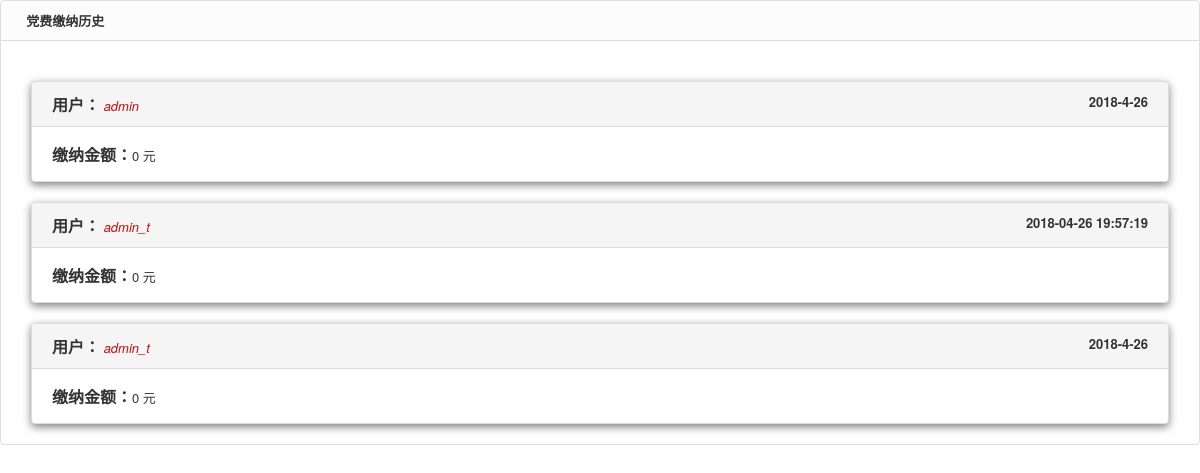
/代码/v20180426_20/control/feeBorad.php, run on the app's committed database.
### tables this page shows
CREATE TABLE IF NOT EXISTS `user_fee_info` (
  `uid` int(11) NOT NULL AUTO_INCREMENT COMMENT 'uid',
  `user_id` varchar(16) NOT NULL COMMENT 'ç”¨æˆ·ID',
  `user_name` varchar(255) DEFAULT '' COMMENT 'ç”¨æˆ·å§“å��',
  `fee_count` varchar(255) DEFAULT '0' COMMENT 'éœ€è¦�äº¤çº³çš„è´¹ç”¨ï¼Œé»˜è®¤ï¼š0',
  `send_time` varchar(64) NOT NULL COMMENT 'å‚¬æ¬ å�‘é€�æ—¶é—´',
  `period_begin` varchar(64) NOT NULL COMMENT 'å…šè´¹å‘¨æœŸèµ·å§‹æ—¶é—´',
  `period_end` varchar(64) NOT NULL COMMENT 'å…šè´¹å‘¨æœŸç»ˆæ­¢æ—¶é—´',
  `purchase_time` varchar(255) DEFAULT '',
  `purchase_status` varchar(255) DEFAULT NULL COMMENT 'ç¼´çº³çŠ¶æ€�ï¼š1ï¼šå·²é€šçŸ¥ï¼Œ2ï¼šç”¨æˆ·å·²ç¼´çº³ï¼Œ3ï¼šç®¡ç�†å‘˜å·²ç¡®è®¤',
  `status_chg_time` varchar(64) NOT NULL COMMENT 'ç¼´çº³çŠ¶æ€�æ”¹å�˜æ—¶é—´',
  `remark` varchar(255) DEFAULT '' COMMENT 'å¤‡æ³¨',
  PRIMARY KEY (`uid`),
  UNIQUE KEY `uid` (`uid`)
);

### 代码/v20180426_20/control/feeBorad.php (the view, shortened to what this page needs)
<!DOCTYPE html>
<html lang="en">
<head>
    <link rel="stylesheet" href="css/pintuer.css">
    <link rel="stylesheet" href="css/admin.css">
</head>
<?php
require_once('pdo.php');
?>
<body>
<div class="panel admin-panel">
    <div class="panel-head" id="add"><strong><span class="icon-pencil-square-o"></span>党费缴纳历史</strong></div>
    <div class="body-content">
        <?php
        $sqlGetFeeInfo="select * from user_fee_info where purchase_status ='2'";
        foreach ($pdo->query($sqlGetFeeInfo) as $key => $resultGetFeeInfo) {
            ?>
            <div style="height: 20px"></div>
            <div class="dialog open">
                <div class="dialog-head">
                    <strong>用户：</strong>
                    <span style="font-style: italic;color: #C50C11">
                <?php echo "$resultGetFeeInfo[user_name]" ?></span>
                    <span style="float: right;font-weight: bold">
            <?php echo "$resultGetFeeInfo[purchase_time]"; ?>
            </span>
                </div>
                <div class="dialog-body"><strong style="font-size: 16px;">缴纳金额：</strong><?php echo "$resultGetFeeInfo[fee_count]" ?>&nbsp;元</div>
            </div>
            <?php
        }
        ?>
    </div>
</div>
</body>
</html>

### 代码/v20180426_20/control/css/admin.css (style rules this page uses)
body { color:#333; font-size:13px; }
.panel { background:#fff; }
.body-content { padding:20px 30px; overflow:hidden; }

### data on the page
user_fee_info: user_name "admin", purchase_time "2018-4-26", fee_count "0"
user_fee_info: user_name "admin_t", purchase_time "2018-04-26 19:57:19", fee_count "0"
user_fee_info: user_name "admin_t", purchase_time "2018-4-26", fee_count "0"
